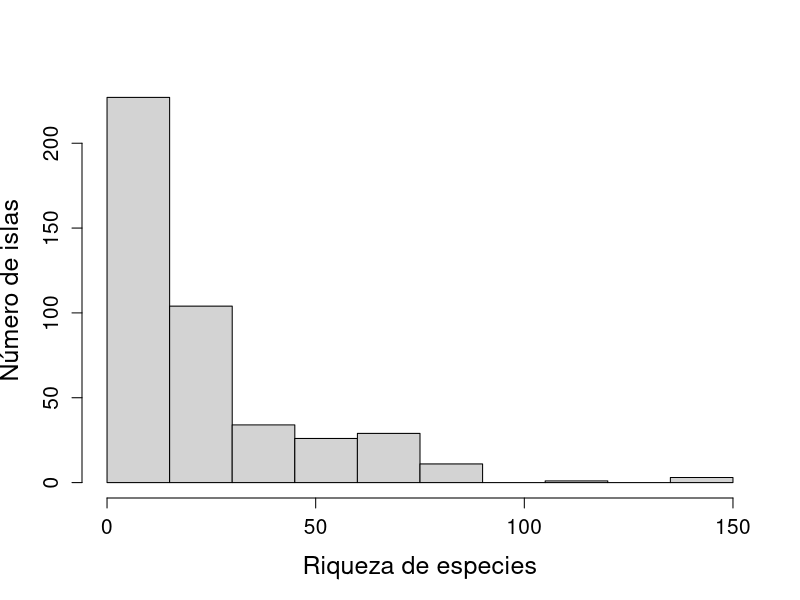

Write R code to recreate this figure.
## Solucion 1
islas.raw <- read.csv("islas.csv")
islas.nombres <- names(islas.raw)
islas.nombres <- gsub("_", ".", tolower(islas.nombres), fixed = TRUE)
islas <- islas.raw
names(islas) <- islas.nombres
## Solucion 2
archipielagos.raw <- read.csv("archipielagos.csv")
archipielagos.nombres <- names(archipielagos.raw)
archipielagos.nombres <- gsub("_", ".", tolower(archipielagos.nombres), fixed = TRUE)
archipielagos <- archipielagos.raw
names(archipielagos) <- archipielagos.nombres
## Solucion 3
islas$island.area.log<- log(islas$island.area)
islas$species.richness.log <- log(islas$species.richness)
## Solucion 4
islas$sar.type <- factor(islas$sar.type)
islas$island.type <- factor(islas$island.type, levels = c("Oceanic", "Continental", "Habitat-Patches"))
archipielagos$sar.type <- factor(archipielagos$sar.type)
archipielagos$ecoregion <- factor(archipielagos$ecoregion)
archipielagos$island.type <- factor(archipielagos$island.type,
                                    levels = c("Oceanic", "Continental", "Mainland Island"),
                                    labels = c("Oceanic", "Continental", "Habitat-Patches"))
## Solucion 5
islas.mean.area.log <- aggregate( island.area.log ~ island.type + biogeo.realm, FUN = mean, data = islas )
## Numero de ilhas por study site
islas.N <- as.data.frame(table(islas$study.id))
## manipulacao de nomes
names(islas.N) <- c("study.id", "n.muestra")
## Coercao
islas.N$study.id <- as.character(islas.N$study.id)
## Solución 6 #
islas.N.6 <- islas.N$n.muestra > 6
## nombres de los arch
islas.ids <- islas.N$study.id[islas.N.6]
##
islas.test <- islas$study.id %in% islas.ids
## Selección por indexación de las islas de los archipielagos con N>6
islas.sel <- islas[islas.test, ]
## Lo mismo para los archipielagos
archipielagos.test <- archipielagos$study.id %in% islas.ids
archipielagos.sel <- archipielagos[archipielagos.test,]
## Solucion 7 ##
hist(islas.sel$species.richness,
     breaks = seq(0, 150, by = 15),
     cex.lab = 1.5,
     cex.axis = 1.25,
     ylab = "Número de islas",
     xlab = "Riqueza de especies",
     main = "")
